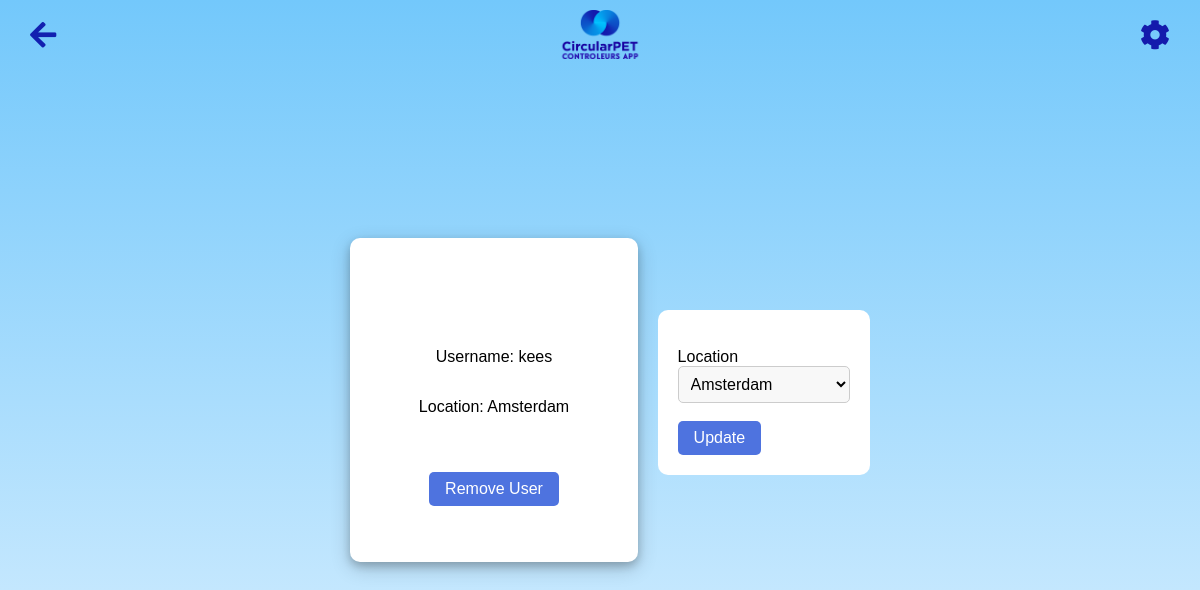
/user_dashboard/4, run on an earlier commit of the app's database.
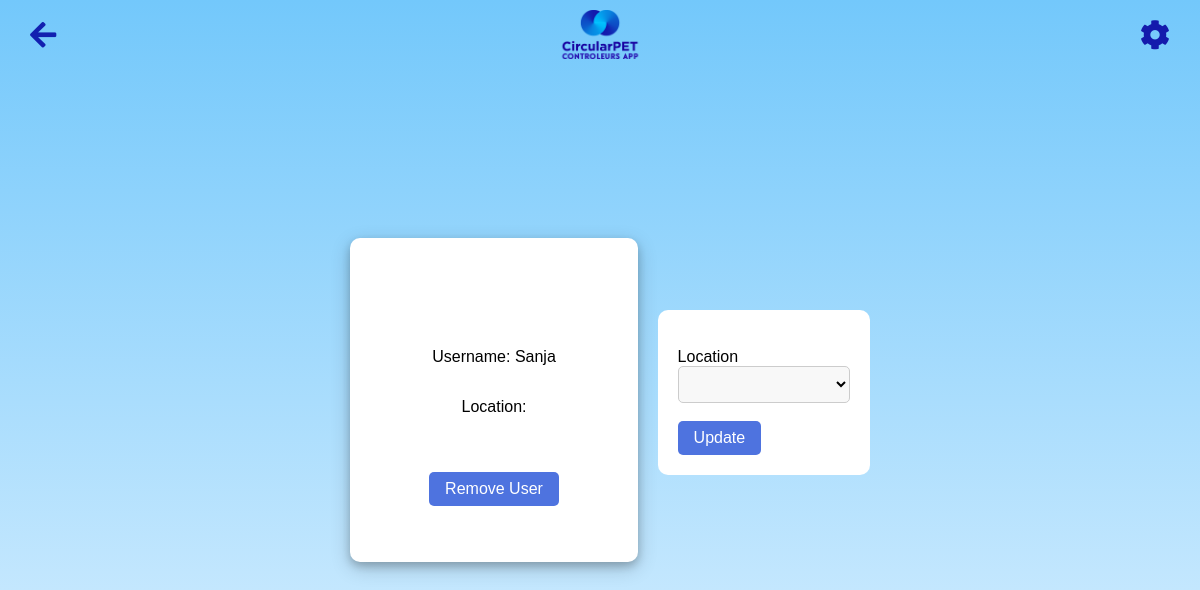
And on a later commit of the database.
### app.py (models this page shows, shortened)
class User(db.Model, UserMixin):  # Extend User model with UserMixin
    id = db.Column(db.Integer, primary_key=True)
    username = db.Column(db.String(80), unique=True, nullable=False)
    password = db.Column(db.String(120), nullable=False)
    location_id = db.Column(db.Integer, db.ForeignKey('location.id'), nullable=True)
    location = db.relationship('Location', backref=db.backref('users', lazy=True))
    group = db.Column(db.String(120), nullable=True)
    badges = db.Column(db.Integer, default=0)

class Location(db.Model):
    __tablename__ = 'location'
    __table_args__ = {'extend_existing': True}
    id = db.Column(db.Integer, primary_key=True)
    name = db.Column(db.String(120), unique=True, nullable=False)
    zakken = db.Column(db.Integer, nullable=False, default=0)
    bekers = db.Column(db.Integer, nullable=False, default=0)
    url = db.Column(db.String(500), nullable=True)

### app.py (the view, shortened to what this page needs)
@app.route('/user_dashboard/<int:user_id>', methods=['GET', 'POST'])
def user_dashboard(user_id):
    user = User.query.get_or_404(user_id)
    form = UserForm(obj=user)
    return render_template('user_dashboard.html', user=user, form=form)

### app.py
class UserForm(FlaskForm):
    username = StringField('Username', validators=[DataRequired()])
    password = PasswordField('Password', validators=[DataRequired()])
    location = QuerySelectField('Location', query_factory=lambda: Location.query, allow_blank=True, get_label='name')
    submit = SubmitField('Update')

### templates/user_dashboard.html (shortened to what this page needs)
<html lang="en">
<head>
    <link rel="stylesheet" href="{{ url_for('static', filename='main.css') }}">
    <link rel="stylesheet" href="https://cdnjs.cloudflare.com/ajax/libs/font-awesome/5.15.3/css/all.min.css">
</head>
<img src="{{ url_for('static', filename='logo.png') }}" alt="CircularPET Logo" class="logo2">
<a href="javascript:history.back()" class="back-button"><i class="fas fa-arrow-left"></i></a>
<i id="gear-icon" class="fa fa-cog gear-icon-container"></i>
<body>
    <div class="cube user-dashboard-cube"
        style="width: auto; padding: 20px; margin: 20px; box-shadow: 0 4px 8px 0 rgba(0, 0, 0, 0.2), 0 6px 20px 0 rgba(0, 0, 0, 0.19); text-align: center;">
        <h1>User Dashboard</h1>
        <p>Username: {{ user.username }}</p>
        <p>Location: {{ user.location.name }}</p>
        <form method="POST" action="{{ url_for('delete_user', id=user.id) }}" style="margin-top: 20px;">
            <input type="submit" value="Remove User"
                onclick="return confirm('Are you sure you want to delete this user?');">
        </form>
    </div>
    <form method="POST" action="{{ url_for('assign_location', user_id=user.id) }}">
        {{ form.hidden_tag() }} <br>
        <div>{{ form.location.label }} <br> {{ form.location() }}</div> <br>
        <div>{{ form.submit() }}</div>
    </form>
</body>
</html>

What changed in the data, as far as the page shows it:
no longer on this page (row unchanged): Location: location.name "Amsterdam"
changed User: username "kees" → "Sanja"
Also different on the page:
form field location: "Amsterdam" → (not shown)
